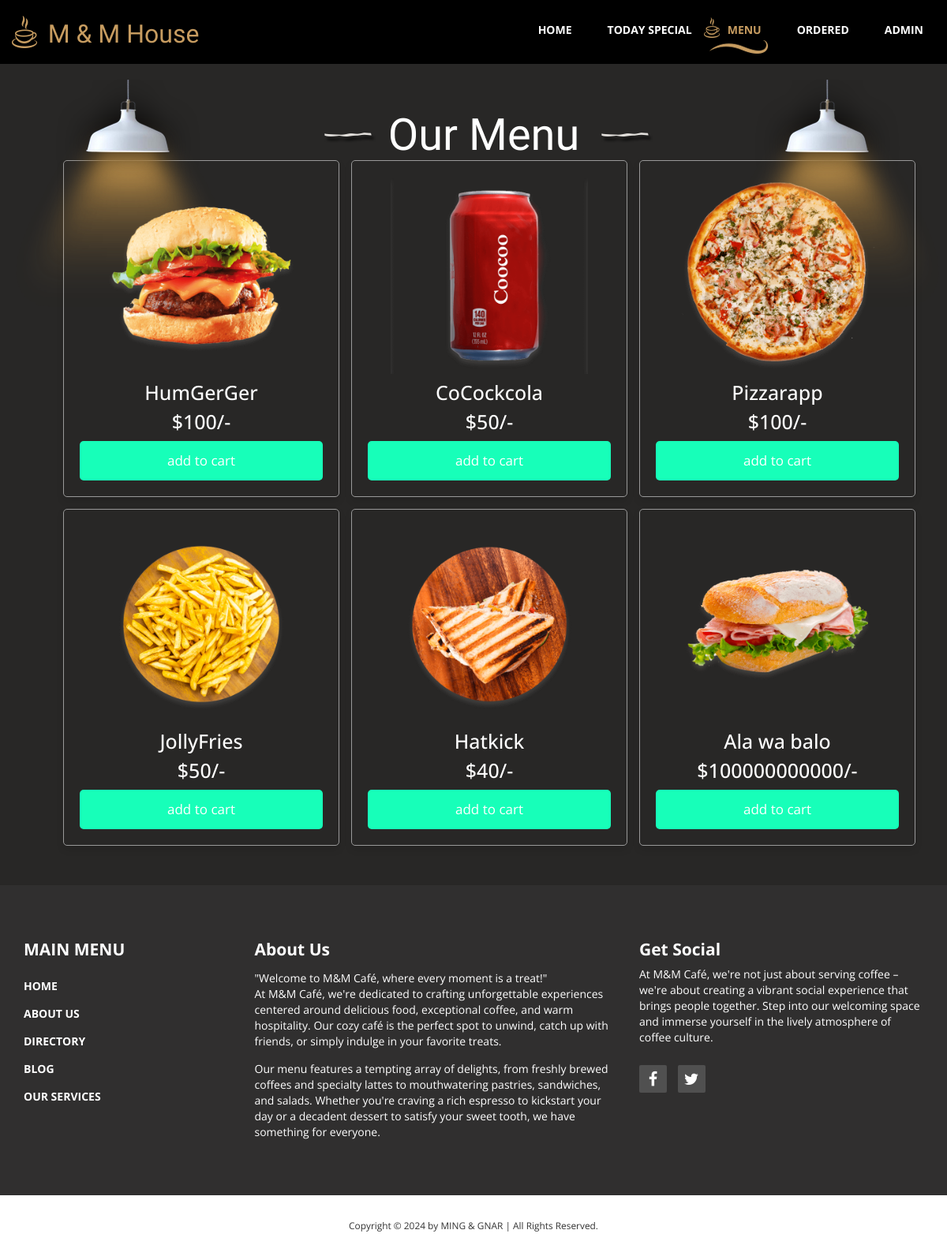
The app's page /product2.php with its own data.
### tables this page shows
CREATE TABLE `products` (
  `id` int(255) NOT NULL,
  `name` varchar(255) NOT NULL,
  `price` varchar(255) NOT NULL,
  `image` varchar(255) NOT NULL
);

### product2.php (the view, shortened to what this page needs)
<?php
@include 'co.php';
?>
<!DOCTYPE html>
<html lang="en">
<head>
  <link rel="stylesheet" href="https://cdnjs.cloudflare.com/ajax/libs/font-awesome/6.0.0/css/all.min.css">
  <link href="css/bootstrap.min.css" rel="stylesheet">
  <link href="css/font-awesome.min.css" rel="stylesheet">
  <link href="css/templatemo-style.css" rel="stylesheet">
</head>
<body>
  <div class="tm-top-header">
    <div class="container">
      <div class="row">
        <div class="tm-top-header-inner">
          <div class="tm-logo-container">
            <img src="img/logo.png" alt="Logo" class="tm-site-logo">
            <h1 class="tm-site-name tm-handwriting-font">M & M House</h1>
          </div>
          <nav class="tm-nav">
            <ul>
              <li><a href="index.php">Home</a></li>
              <li><a href="today-special.php">Today Special</a></li>
              <li><a href="product2.php" class="active">Menu</a></li>
              <li><a href="cart2.php">Ordered</a></li>
              <li><a href="admin.php">Admin</a></li>
            </ul>
          </nav>
        </div>
      </div>
    </div>
  </div>
  <section class="tm-welcome-section">
    <div class="container tm-position-relative">
      <div class="tm-lights-container">
        <img src="img/light.png" alt="Light" class="light light-1">
        <img src="img/light.png" alt="Light" class="light light-3">
      </div>
      <div class="container">
        <section class="products">
          <h1 class="white-text tm-handwriting-font tm-welcome-header"><img src="img/header-line.png" alt="Line" class="tm-header-line">&nbsp;Our Menu&nbsp;&nbsp;<img src="img/header-line.png" alt="Line" class="tm-header-line"</h1>
          <div class="box-container">
            <?php
            $select_products = mysqli_query($conn, "SELECT * FROM `products`");
            if (mysqli_num_rows($select_products) > 0) {
              while ($fetch_product = mysqli_fetch_assoc($select_products)) {
            ?>
                <form action="" method="post">
                  <div class="box">
                    <img src="uploaded_img/<?php echo $fetch_product['image']; ?>" alt="">
                    <h3><?php echo $fetch_product['name']; ?></h3>
                    <div class="price">$<?php echo $fetch_product['price']; ?>/-</div>
                    <input type="submit" class="btn" value="add to cart" name="add_to_cart">
                  </div>
                </form>
            <?php
              };
            };
            ?>
          </div>
        </section>
      </div>
    </div>
  </section>
  <footer>
      <div class="tm-black-bg">
        <div class="container">
          <div class="row margin-bottom-60">
            <nav class="col-lg-3 col-md-3 tm-footer-nav tm-footer-div">
              <h3 class="tm-footer-div-title">Main Menu</h3>
              <ul>
                <li><a href="index.php">Home</a></li>
                <li><a href="#">About Us</a></li>
                <li><a href="#">Directory</a></li>
                <li><a href="#">Blog</a></li>
                <li><a href="#">Our Services</a></li>
              </ul>
            </nav>
            <div class="col-lg-5 col-md-5 tm-footer-div">
              <h3 class="tm-footer-div-title">About Us</h3>
              <p class="margin-top-15">"Welcome to M&M Café, where every moment is a treat!" <br>
At M&M Café, we're dedicated to crafting unforgettable experiences centered around delicious food, exceptional coffee, and warm hospitality. Our cozy café is the perfect spot to unwind, catch up with friends, or simply indulge in your favorite treats.</p>
              <p class="margin-top-15">Our menu features a tempting array of delights, from freshly brewed coffees and specialty lattes to mouthwatering pastries, sandwiches, and salads. Whether you're craving a rich espresso to kickstart your day or a decadent dessert to satisfy your sweet tooth, we have something for everyone.</p>
            </div>
            <div class="col-lg-4 col-md-4 tm-footer-div">
              <h3 class="tm-footer-div-title">Get Social</h3>
              <p>At M&M Café, we're not just about serving coffee – we're about creating a vibrant social experience that brings people together. Step into our welcoming space and immerse yourself in the lively atmosphere of coffee culture.</p>
              <div class="tm-social-icons-container">
                <a href="https://www.facebook.com/profile.php?id=100092250229820"  target="_blank"facebook class="tm-social-icon"><i class="fa fa-facebook"></i></a>
                <a href="https://x.com/MM4501314372316" target="_blank"twitter class="tm-social-icon"><i class="fa fa-twitter"></i></a>
              </div>
            </div>
          </div>
        </div>
      </div>
      <div>
        <div class="container">
          <div class="row tm-copyright">
           <p class="col-lg-12 small copyright-text text-center">Copyright &copy; 2024 by MING & GNAR | All Rights Reserved.</p>
         </div>
       </div>
     </div>
   </footer>
</body>
</html>

### css/templatemo-style.css (style rules this page uses)
body { overflow-x: hidden; }
ul { margin: 0; padding: 0; }
* { font-family: 'Open Sans', sans-serif; }
.container { max-width: 960px; }
.tm-handwriting-font { font-family: 'Damion', cursive; }
.tm-top-header { background: black; color: white; }
.tm-site-logo, .tm-site-name { vertical-align: bottom; }
.tm-site-name { color: #c79c60; display: inline-block; font-size: 32px; margin: 0 10px; }
.tm-logo-container { padding: 10px 0; }
.tm-nav { display: -webkit-box; display: -webkit-flex; display: -ms-flexbox; display: flex; -webkit-box-align: center; -webkit-align-items: center; -ms-flex-align: center; align-items: center; font-weight: 700; text-transform: uppercase; }
.tm-nav li { list-style: none; float: left; }
.tm-nav li a { color: white; display: inline-block; padding: 15px 15px 20px 30px; -webkit-transition: all 0.3s ease; transition: all 0.3s ease; }
.tm-nav li a:hover, .tm-nav li a:focus, .tm-nav li a.active { color: #c79c60; text-decoration: none; }
.tm-nav li a.active { background: url(../img/logo.png) no-repeat, url(../img/nav-underline.png) no-repeat; background-size: 20px, 74px 17px; background-position: 0% 30%, center bottom; }
.tm-top-header-inner { display: -webkit-box; display: -webkit-flex; display: -ms-flexbox; display: flex; -webkit-box-pack: justify; -webkit-justify-content: space-between; -ms-flex-pack: justify; justify-content: space-between; padding-top: 10px; padding-bottom: 10px; }
.tm-welcome-section { background: #282726; text-align: center; }
.white-text { color: white; }
.tm-welcome-header { font-size: 56px; }
.tm-position-relative { position: relative; }
.tm-lights-container { position: absolute; top: 0; left: 0; display: -webkit-box; display: -webkit-flex; display: -ms-flexbox; display: flex; -webkit-box-pack: justify; -webkit-justify-content: space-between; -ms-flex-pack: justify; justify-content: space-between; width: 100%; }
.tm-black-bg { background-color: #302f2f; color: white; padding-top: 50px; }
.tm-footer-div-title { color: white; font-size: 21px; font-weight: 700; }
.tm-footer-nav { font-weight: 700; text-transform: uppercase; }
.tm-footer-nav ul { list-style: none; }
.tm-footer-nav li { padding: 15px 0 0 0; }
.tm-footer-nav li a { color: white; }
.margin-bottom-60 { margin-bottom: 60px; }
.margin-top-15 { margin-top: 15px; }
.copyright-text { margin-top: 30px; margin-bottom: 30px; }
.tm-social-icon { background-color: #505050; color: white; display: inline-block; font-size: 20px; -webkit-transition: all 0.3s ease; transition: all 0.3s ease; width: 35px; height: 35px; border-radius: 2px; text-align: center; padding-top: 4px; margin-right: 10px; }
.tm-social-icon:last-child { margin-right: 0; }
.tm-social-icons-container { margin-top: 25px; }
:root { --blue:#17ffb9; --red:tomato; --orange:orange; --black:#333; --white:#fff; --bg-color:#eee; --dark-bg:rgba(0,0,0,.7); --box-shadow:0 .5rem 1rem rgba(0,0,0,.1); --border:.1rem solid #999; }
html { font-size: 62.5%; overflow-x: hidden; }
.container { max-width: 1200px; margin:0 auto; }
section { padding:2rem; }
.btn, .option-btn, .delete-btn { display: block; width: 100%; text-align: center; background-color: var(--blue); color:var(--white); font-size: 1.7rem; padding:1.2rem 3rem; border-radius: .5rem; cursor: pointer; margin-top: 1rem; }
.products .box-container { display: grid; grid-template-columns: repeat(auto-fit, 35rem); gap:1.5rem; justify-content: center; }
.products .box-container .box { text-align: center; padding:2rem; box-shadow: var(--box-shadow); border:var(--border); border-radius: .5rem; }
.products .box-container .box img { height: 25rem; }
.products .box-container .box h3 { margin:1rem 0; font-size: 2.5rem; color:var(--white); }
.products .box-container .box .price { font-size: 2.5rem; color:var(--white); }

### records on screen
products: name "HumGerGer", price "100"
products: image (picture), name "CoCockcola", price "50"
products: name "Pizzarapp", price "100"
products: image (picture), name "JollyFries", price "50"
products: image (picture), name "Hatkick", price "40"
products: image (picture), name "Ala wa balo", price "100000000000"
